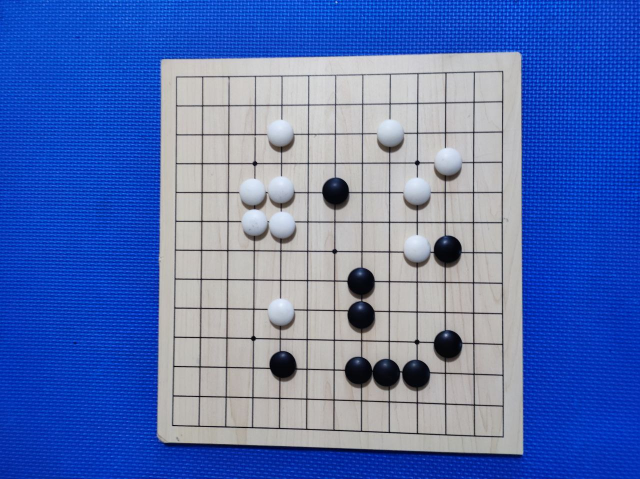
#> input picture pic/13x13/1.jpg, 1280 x 958 px (shown at 1/2 size)
$ python -i gox13.py   (imports and definitions only)
#> lines starting #> are read from the running program, lines starting #| are printed output that depends on the picture; after the words box and inside, x2 and y2 are one past the last pixel; in counts of white or black regions, pixels touching at a corner belong together
# -*- coding: utf-8 -*-

"""
识别图像中的围棋局面
"""

import cv2
import numpy as np
from blue_background_remover import BlueBackgroundRemover

from stats import show_phase, stats


class GoPhase:
    """从图片中识别围棋局面"""

    def __init__(self, pic_file, offset=3.75):
        """构造函数，读取图像文件，预处理"""
#> called with pic_file = 'pic/13x13/1.jpg', offset = 3.75

        self.offset = offset # 黑方贴七目半
        self.im_bgr = cv2.imread(pic_file) # 原始的彩色图像文件，BGR模式
#> self.im_bgr is the input picture: shape (958, 1280, 3); mean B, G, R 180.2, 112.6, 85.4
        self.im_gray = cv2.cvtColor(self.im_bgr, cv2.COLOR_BGR2GRAY) # 转灰度图像
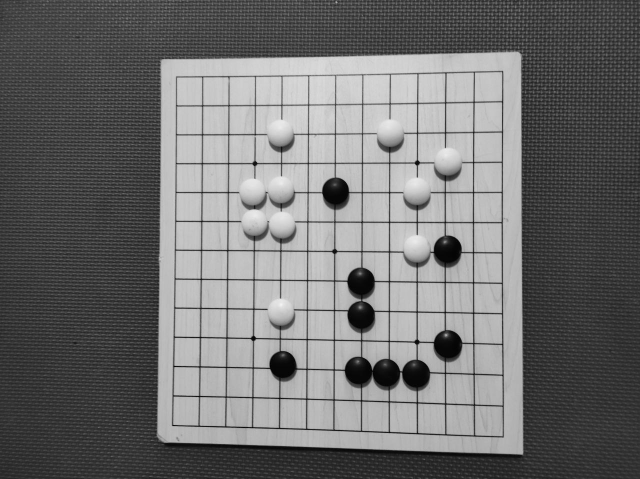
#> self.im_gray: shape (958, 1280) (shown at 1/2 size); min 0, max 243, mean 112.1
        self.im_gray = cv2.GaussianBlur(self.im_gray, (3,3), 0) # 灰度图像滤波降噪
        self.im_edge = cv2.Canny(self.im_gray, 30, 50) # 边缘检测获得边缘图像
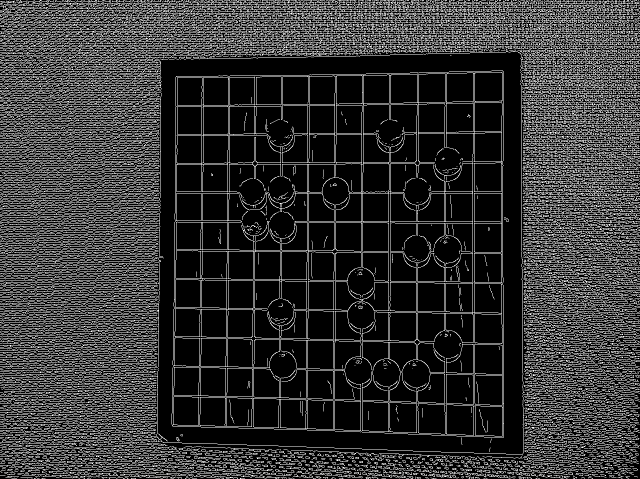
#> self.im_edge: shape (958, 1280) (shown at 1/2 size); 20.4% white in thin lines or dots

        self.board_gray = None # 棋盘灰度图
        self.board_bgr = None # 棋盘彩色图
        self.rect = None # 棋盘四个角的坐标，顺序为lt/lb/rt/rb
        self.phase = None # 用以表示围棋局面的二维数组
        self.result = None # 对弈结果

        self._find_chessboard() # 找到棋盘
        self._location_grid() # 定位棋盘格子
        self._identify_chessman() # 识别棋子
        self._stats() # 统计黑白双方棋子和围空

    def _find_chessboard(self):
        """找到棋盘"""

        contours, hierarchy = cv2.findContours(self.im_edge, cv2.RETR_EXTERNAL, cv2.CHAIN_APPROX_SIMPLE) # 提取轮廓
#> contours = 2410 contours, 1931 with area under 20; largest, box (x1, y1, x2, y2) and area: (343, 141, 1008, 876) 470069, (1040, 0, 1280, 257) 17998, (0, 97, 1050, 910) 14334, (751, 0, 1050, 98) 7486, (131, 0, 476, 89) 4406
        area = 0 # 找到的最大四边形及其面积
        for item in contours:
            hull = cv2.convexHull(item) # 寻找凸包
            epsilon = 0.1 * cv2.arcLength(hull, True) # 忽略弧长10%的点
            approx = cv2.approxPolyDP(hull, epsilon, True) # 将凸包拟合为多边形

            if len(approx) == 4 and cv2.isContourConvex(approx): # 如果是凸四边形
                ps = np.reshape(approx, (4,2)) # 四个角的坐标
                ps = ps[np.lexsort((ps[:,0],))] # 排序区分左右
                lt, lb = ps[:2][np.lexsort((ps[:2,1],))] # 排序区分上下
                rt, rb = ps[2:][np.lexsort((ps[2:,1],))] # 排序区分上下

                a = cv2.contourArea(approx)
                if a > area:
                    area = a
                    self.rect = (lt, lb, rt, rb)
#> this loop made 2410 passes
#> (epsilon, lt, lb, rt, rb, a) on passes 217, 327, 339, 352, 376, 442: (2.13, [617, 936], [618, 939], [625, 937], [625, 940], 22), (2.11, [967, 925], [968, 928], [974, 925], [975, 928], 21), (2.17, [951, 924], [952, 927], [958, 924], [959, 928], 24), (1.54, [945, 923], [945, 927], [948, 924], [948, 928], 12), (2.3, [922, 921], [922, 924], [926, 921], [930, 927], 24), (2.08, [826, 915], [828, 918], [832, 915], [834, 918], 18)
#> after the loop, area = 676019.5; self.rect = ([0, 214], [53, 744], [1039, 105], [1045, 908])

        if not self.rect is None:
            pts1 = np.float32([(10,10), (10,650), (650,10), (650,650)]) # 预期的棋盘四个角的坐标
            pts2 = np.float32(self.rect) # 当前找到的棋盘四个角的坐标
#> pts2 = [[0, 214], [53, 744], [1039, 105], [1045, 908]]
            m = cv2.getPerspectiveTransform(pts2, pts1) # 生成透视矩阵
#> m = [[0.916, -0.0924, 29.49], [0.121, 1.1, -226.6], [0.000489, -0.000135, 1]]
            self.board_gray = cv2.warpPerspective(self.im_gray, m, (660, 660)) # 执行透视变换
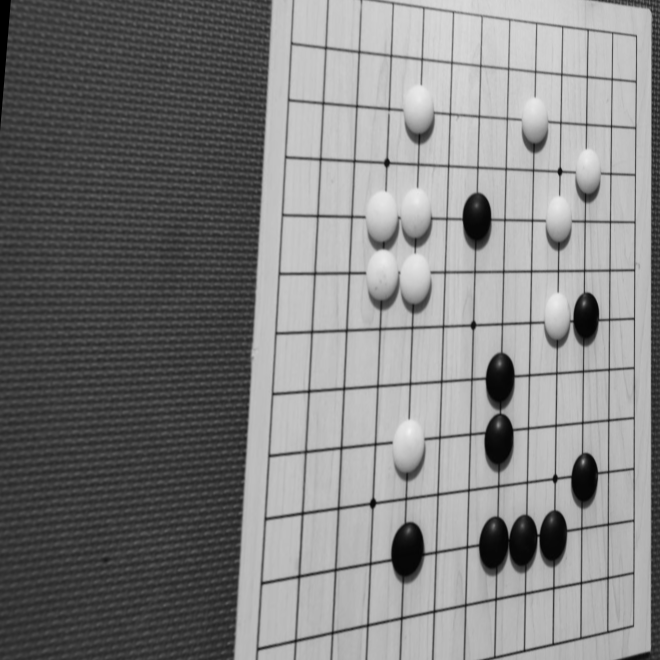
#> self.board_gray: shape (660, 660); min 0, max 242, mean 127.7
            self.board_bgr = cv2.warpPerspective(self.im_bgr, m, (660, 660)) # 执行透视变换
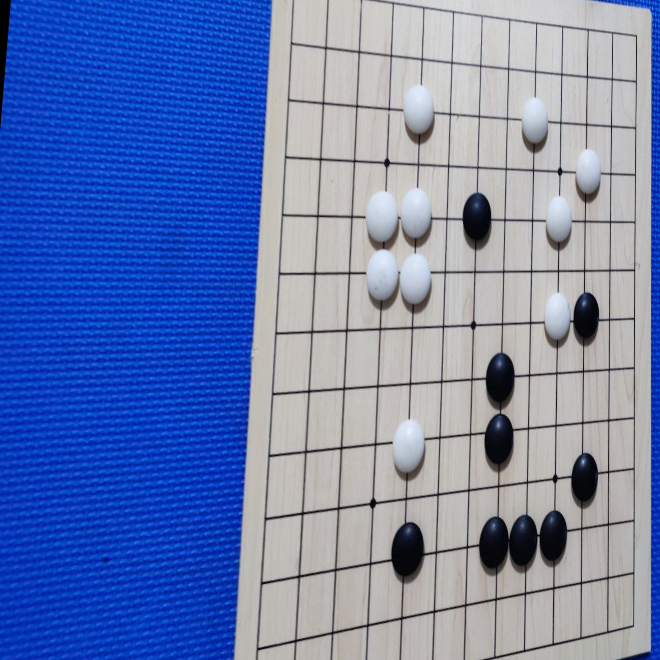
#> self.board_bgr: shape (660, 660, 3); mean B, G, R 177.8, 128, 108

    def _location_grid(self):
        """定位棋盘格子"""

        if self.board_gray is None:
            return

        circles = cv2.HoughCircles(self.board_gray, cv2.HOUGH_GRADIENT, 1, 20, param1=90, param2=16, minRadius=10, maxRadius=20) # 圆检测
#> circles = 73 rows, first 8: [211.5, 123.5, 19.4], [222.5, 20.5, 19.4], [239.5, 183.5, 17.2], [198.5, 68.5, 19.4], [244.5, 33.5, 19.4], [245.5, 116.5, 19.4], [137.5, 496.5, 19.4], [199.5, 277.5, 19.4]
        xs, ys = circles[0,:,0], circles[0,:,1] # 所有棋子的x坐标和y坐标
#> xs = 73 values, max 588.5 at index 57, min 42.5 at index 20, mean 217.5; ys = 73 values, max 631.5 at index 37, min 11.5 at index 64, mean 276.5
        xs.sort()
        ys.sort()

        k = 1
        while xs[k]-xs[:k].mean() < 15:
            k += 1
#> this loop made 2 passes
#> k on passes 1 to 2: 2, 3
#> after the loop, k = 3
        x_min = int(round(xs[:k].mean()))
#> x_min = 48

        k = 1
        while ys[k]-ys[:k].mean() < 15:
            k += 1
#> this loop made 3 passes
#> after the loop, k = 4

        y_min = int(round(ys[:k].mean()))
#> y_min = 24

        k = -1
        while xs[k:].mean() - xs[k-1] < 15:
            k -= 1
#> this loop made 1 pass
#> k on pass 1: -2
#> after the loop, k = -2
        x_max = int(round(xs[k:].mean()))
#> x_max = 584

        k = -1
        while ys[k:].mean() - ys[k-1] < 15:
            k -= 1
#> after the loop, k = -2
        y_max = int(round(ys[k:].mean()))
#> y_max = 631

        if abs(600-(x_max-x_min)) < abs(600-(y_max-y_min)):
            v_min, v_max = x_min, x_max
        else:
            v_min, v_max = y_min, y_max
#> v_min = 24; v_max = 631

        pts1 = np.float32([[38, 38], [38, 622], [622, 38], [622, 622]])  # 棋盘四个角点的最终位置
        pts2 = np.float32([(v_min, v_min), (v_min, v_max), (v_max, v_min), (v_max, v_max)])
#> pts2 = [[24, 24], [24, 631], [631, 24], [631, 631]]
        m = cv2.getPerspectiveTransform(pts2, pts1)
#> m = [[0.962, -1.23e-18, 14.91], [4.91e-18, 0.962, 14.91], [5.51e-20, 0, 1]]
        self.board_gray = cv2.warpPerspective(self.board_gray, m, (620, 620))
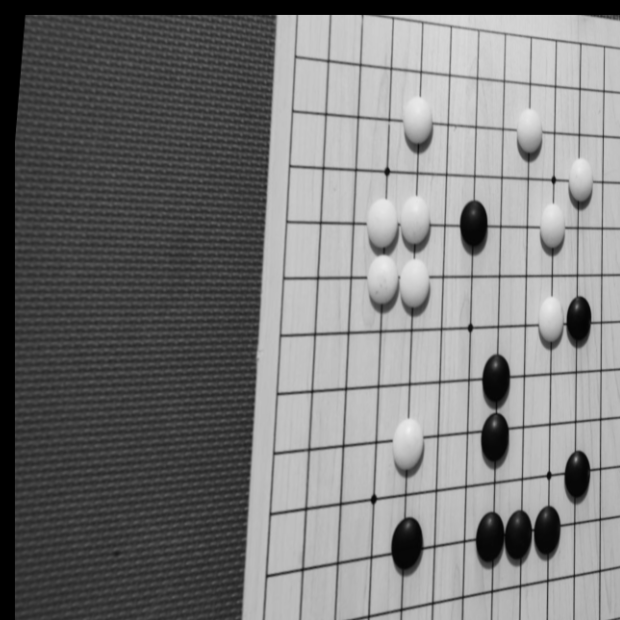
#> self.board_gray: shape (620, 620); min 0, max 241, mean 121.1
        self.board_bgr = cv2.warpPerspective(self.board_bgr, m, (620, 620))
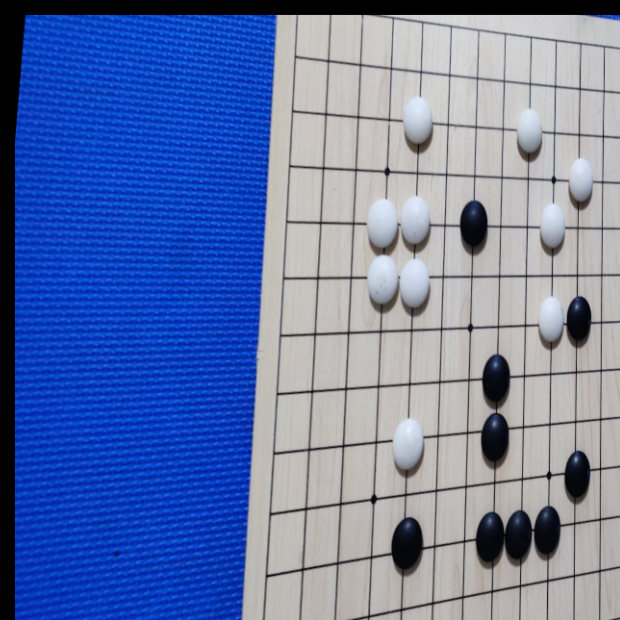
#> self.board_bgr: shape (620, 620, 3); mean B, G, R 169.8, 121.4, 101.9

    def _identify_chessman(self):
        """识别棋子"""

        if self.board_gray is None:
            return

        mesh = np.linspace(22, 598, 19, dtype=np.int64)
        rows, cols = np.meshgrid(mesh, mesh)

        circles = cv2.HoughCircles(self.board_gray, cv2.HOUGH_GRADIENT, 1, 20, param1=40, param2=10, minRadius=12, maxRadius=18)
#> circles = 241 rows, first 8: [75.5, 105.5, 17.4], [250.5, 159.5, 17.4], [257.5, 60.5, 17.4], [225.5, 415.5, 17.4], [248.5, 200.5, 17.4], [30.5, 173.5, 16.3], [97.5, 54.5, 16.3], [80.5, 83.5, 17.4]
        circles = np.uint32(np.around(circles[0]))
#> circles = 241 rows, first 8: [76, 106, 17], [250, 160, 17], [258, 60, 17], [226, 416, 17], [248, 200, 17], [30, 174, 16], [98, 54, 16], [80, 84, 17]

        self.phase = np.zeros_like(rows, dtype=np.uint8)
        im_hsv = cv2.cvtColor(self.board_bgr, cv2.COLOR_BGR2HSV_FULL)
#> im_hsv: shape (620, 620, 3); mean H, S, V 100.2, 102.3, 172.6

        for circle in circles:
            row = int(round((circle[1]-22)/32))
            col = int(round((circle[0]-22)/32))

            hsv_ = im_hsv[cols[row,col]-5:cols[row,col]+5, rows[row,col]-5:rows[row,col]+5]
            s = np.mean(hsv_[:,:,1])
            v = np.mean(hsv_[:,:,2])

            if 0 < v < 115:
                self.phase[row,col] = 1 # 黑棋
            elif 0 < s < 50 and 114 < v < 256:
                self.phase[row,col] = 2 # 白棋
#> this loop made 238 passes
#> (circle, row, col, s, v) on passes 1 to 3: ([76, 106, 17], 3, 2, 243.7, 193), ([250, 160, 17], 4, 7, 239.6, 192.8), ([258, 60, 17], 1, 7, 236.9, 199.1)

    # [45 lines left out: functions _stats, show_image, show_phase, show_result, not called in this run]


# [9 lines not run here, left out]

#> (the run stopped early here; a loop or call above may not have finished)

$ run again, on pic/13x13/10.jpg
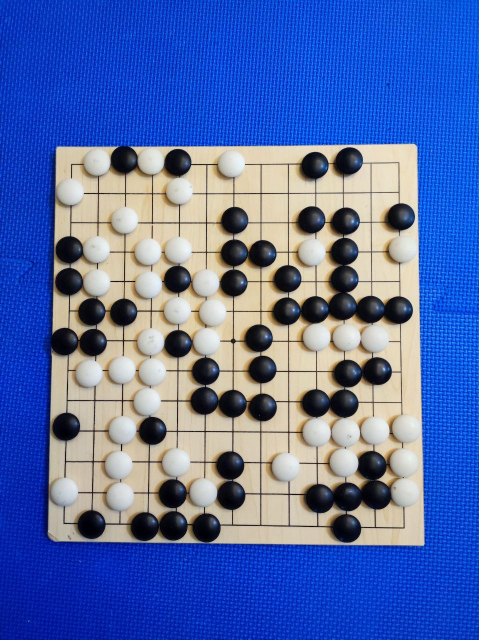
#> input picture pic/13x13/10.jpg, 958 x 1280 px (shown at 1/2 size)
#> in __init__, self.im_bgr is the input picture: shape (1280, 958, 3); mean B, G, R 171, 107.4, 83.2
#> in __init__, `self.im_edge = cv2.Canny(self.im_gray, 30, 50)`:
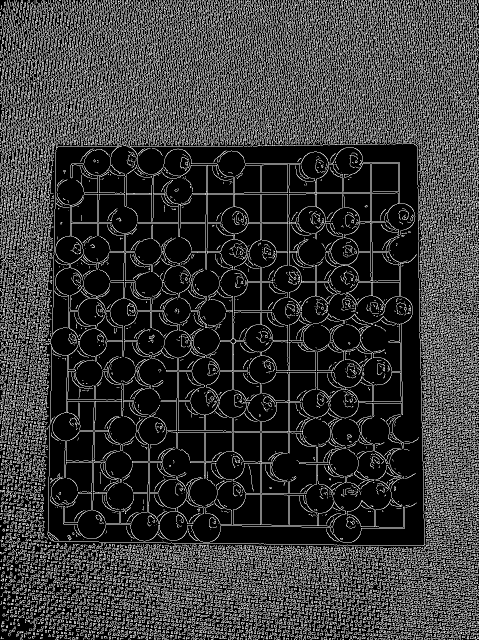
#> self.im_edge: shape (1280, 958) (shown at 1/2 size); 21.6% white in thin lines or dots
#> contours = 6874 contours, 5933 with area under 20; largest, box (x1, y1, x2, y2) and area: (88, 0, 930, 1092) 38508, (102, 270, 251, 678) 18774, (335, 744, 671, 1001) 9303, (357, 572, 658, 742) 7166, (864, 273, 958, 627) 5997
#> the loop in _find_chessboard, `for item in contours:` made 6874 passes
#> (epsilon, lt, lb, rt, rb, a) on passes 94, 99, 108, 125, 130, 164: (2.53, [815, 1273], [816, 1277], [823, 1273], [824, 1277], 32), (1.95, [446, 1273], [447, 1277], [451, 1273], [453, 1276], 20), (1.84, [934, 1274], [935, 1278], [937, 1271], [937, 1278], 14.5), (1.41, [192, 1270], [193, 1274], [196, 1271], [196, 1273], 10.5), (3.73, [907, 1271], [909, 1279], [918, 1269], [919, 1276], 82.5), (1.66, [472, 1267], [472, 1271], [477, 1268], [477, 1270], 15)
#> after the loop in _find_chessboard, `for item in contours:`: area = 634226; self.rect = ([314, 0], [97, 1074], [861, 258], [847, 1091])
#> in _find_chessboard, `pts2 = np.float32(self.rect)`: pts2 = [[314, 0], [97, 1074], [861, 258], [847, 1091]]
#> in _find_chessboard, `m = cv2.getPerspectiveTransform(pts2, pts1)`: m = [[0.704, 0.145, -212.4], [-0.304, 0.638, 104.1], [-0.00045, 0.000197, 1]]
#> in _location_grid, `circles = cv2.HoughCircles(self.board_gray, cv2.HOUGH_GRADIENT, 1, 20,..`: circles = 175 rows, first 8: [151.5, 153.5, 19.4], [78.5, 133.5, 19.4], [118.5, 174.5, 19.4], [24.5, 151.5, 19.4], [39.5, 198.5, 19.4], [41.5, 86.5, 19.4], [560.5, 25.5, 19.4], [22.5, 185.5, 19.4]
#> xs = 175 values, max 656.5 at index 147, min 1.5 at index 162, mean 277.9; ys = 175 values, max 643.5 at index 119, min 11.5 at index 117, mean 271.6
#> the loop in _location_grid, `while xs[k]-xs[:k].mean() < 15:` made 12 passes
#> after the loop in _location_grid, `while xs[k]-xs[:k].mean() < 15:`: k = 13
#> x_min = 17
#> the loop in _location_grid, `while ys[k]-ys[:k].mean() < 15:` made 14 passes
#> after the loop in _location_grid, `while ys[k]-ys[:k].mean() < 15:`: k = 15
#> y_min = 26
#> the loop in _location_grid, `while xs[k:].mean() - xs[k-1] < 15:` made 11 passes
#> k on passes 1 to 8: -2, -3, -4, -5, -6, -7, -8, -9
#> after the loop in _location_grid, `while xs[k:].mean() - xs[k-1] < 15:`: k = -12
#> x_max = 646
#> the loop in _location_grid, `while ys[k:].mean() - ys[k-1] < 15:` made 3 passes
#> after the loop in _location_grid, `while ys[k:].mean() - ys[k-1] < 15:`: k = -4
#> y_max = 641
#> v_min = 26; v_max = 641
#> in _location_grid, `pts2 = np.float32([(v_min, v_min), (v_min, v_max), (v_max, v_min), (v_..`: pts2 = [[26, 26], [26, 641], [641, 26], [641, 641]]
#> in _location_grid, `m = cv2.getPerspectiveTransform(pts2, pts1)`: m = [[0.95, -9.09e-19, 13.31], [-9.91e-18, 0.95, 13.31], [-1.88e-19, 4.95e-21, 1]]
#> in _location_grid, `self.board_bgr = cv2.warpPerspective(self.board_bgr, m, (620, 620))`:
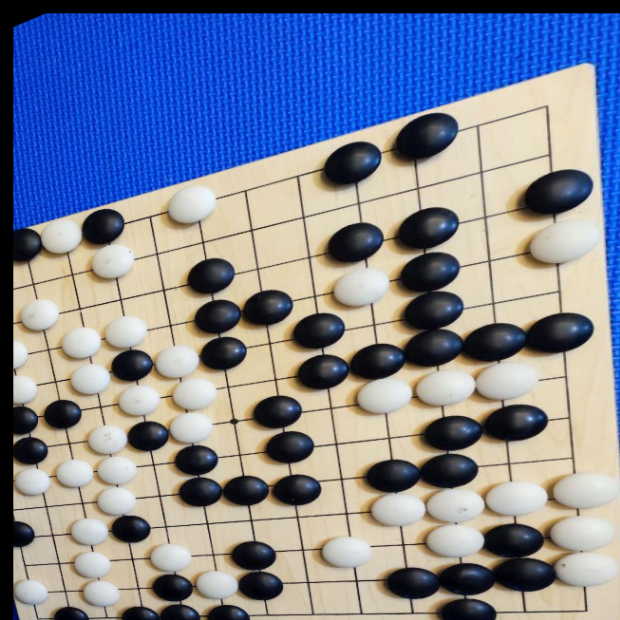
#> self.board_bgr: shape (620, 620, 3); mean B, G, R 151.6, 133.3, 125.6
#> in _identify_chessman, `circles = cv2.HoughCircles(self.board_gray, cv2.HOUGH_GRADIENT, 1, 20,..`: circles = 246 rows, first 8: [72.5, 185.5, 17.4], [150.5, 163.5, 17.4], [165.5, 82.5, 17.4], [76.5, 142.5, 17.4], [91.5, 172.5, 17.4], [100.5, 37.5, 17.4], [37.5, 206.5, 17.4], [118.5, 58.5, 17.4]
#> in _identify_chessman, `circles = np.uint32(np.around(circles[0]))`: circles = 246 rows, first 8: [72, 186, 17], [150, 164, 17], [166, 82, 17], [76, 142, 17], [92, 172, 17], [100, 38, 17], [38, 206, 17], [118, 58, 17]
#> im_hsv: shape (620, 620, 3); mean H, S, V 80.4, 94.8, 172
#> the loop in _identify_chessman, `for circle in circles:` made 227 passes
#> circle on passes 26 to 28: [96, 100, 17], [100, 152, 16], [438, 90, 16]
